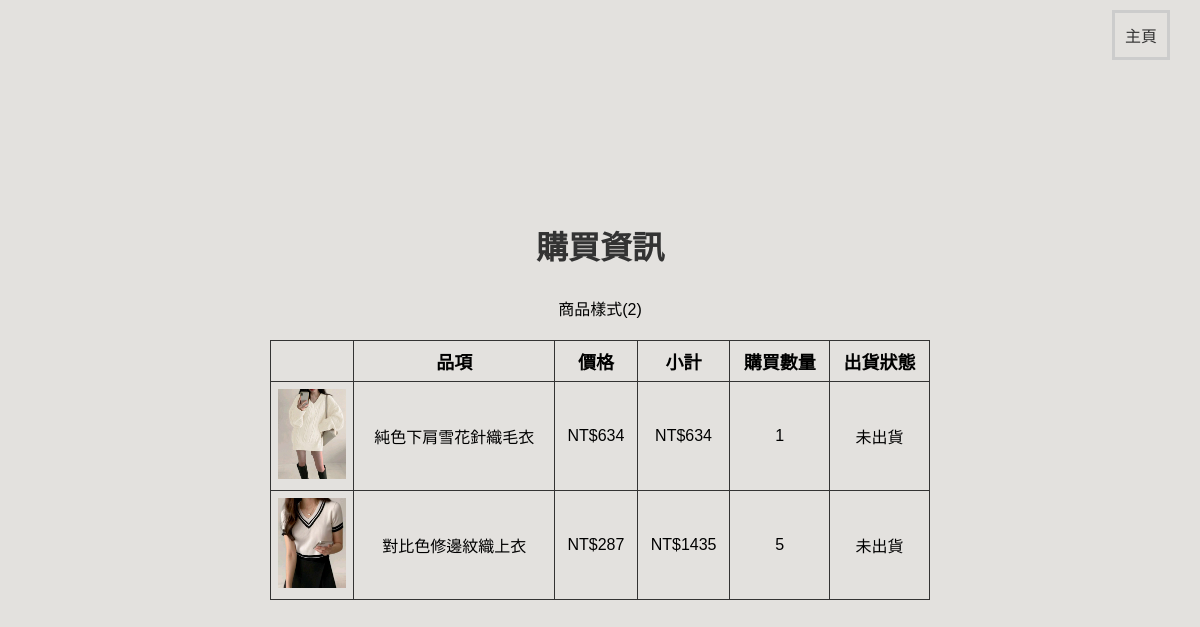
The app's page /php/bought.php (signed in) with its own data.
### tables this page shows
CREATE TABLE `buy` (
  `num` int(11) NOT NULL,
  `id` varchar(20) NOT NULL,
  `username` varchar(20) NOT NULL,
  `name` varchar(20) NOT NULL,
  `quantity` varchar(20) NOT NULL,
  `price` varchar(20) NOT NULL,
  `subtotal` varchar(20) NOT NULL,
  `rstate` varchar(20) NOT NULL,
  `img` varchar(20) NOT NULL
);

### php/bought.php (the view, shortened to what this page needs)
<!DOCTYPE html>
<html lang="en">
<head>
</head>
<body>
<header>
    <a href="home.php" class="cart-link">主頁</a>
</header>
    <h1>購買資訊</h1>
    <?php
    $id = $_SESSION['id'];
    $username = $_SESSION['name'];
    include "connsql.php";
    $sql_query = "SELECT * FROM `buy` WHERE `id` = '$id' AND `username` = '$username'";
    $result = $seldb->query($sql_query);
    $total_records = $result->num_rows;
    echo "商品樣式(".$total_records.")<br>";
    if($total_records > 0) {
        echo "<table border='1'>";
        echo "<tr><td></td><td>品項</td><td>價格</td><td>小計</td><td>購買數量</td><td>出貨狀態</td></tr>";
        while($row_result = $result->fetch_assoc()) {
            echo "<tr>";
            echo "<td><img src='" . $row_result["img"] . "' alt='product image' style='max-width: 90px; max-height: 90px;'></td>";
            echo "<td>".$row_result["name"]."</td>";
            echo "<td>NT$".$row_result["price"]."</td>";
            echo "<td>NT$".$row_result["subtotal"]."</td>";
            echo "<td>".$row_result["quantity"]."</td>";
            echo "<td>".$row_result["rstate"]."</td>";
            echo "</tr>";
            }
        echo "</table>";
    }
    ?>
</body>
</html>

### php/connsql.php (shortened to what this page needs)
<?php
    $seldb=@mysqli_connect("127.0.0.1","root","","phpbook");
    if(!$seldb)
            die("連線失敗");
        else
            echo "<br>";
?>

### php/bought.php (style rules this page uses)
body { background-color: #E3E1DE; font-family: Arial, sans-serif; display: flex; flex-direction: column; align-items: center; justify-content: center; height: 100vh; margin: 0; }
table { border-collapse: collapse; width: 55%; box-sizing: border-box; margin-top: 20px; }
th:first-child, td:first-child { width: 11%; }
table, th, td { border: 1px solid #333; }
tr:first-child td { font-weight: bold; font-size: 18px; }
th, td { padding: 10px; text-align: center; }
h1 { color: #333; margin-bottom: 10px; }
header { text-align: right; background-color: transparent; padding: 0px; display: flex; justify-content: space-between; align-items: center; }
.cart-link, .login-register a { position: absolute; top: 10px; right: 20px; border: 3px solid #ccc; padding: 10px; margin: 0 10px; color: #333; text-decoration: none; }
th, td { padding: 7px; text-align: center; }

### records on screen
buy: img (picture), name "純色下肩雪花針織毛衣", price "634", subtotal "634", quantity "1", rstate "未出貨"
buy: img (picture), name "對比色修邊紋織上衣", price "287", subtotal "1435", quantity "5", rstate "未出貨"

### other values on screen
$total_records "2"
